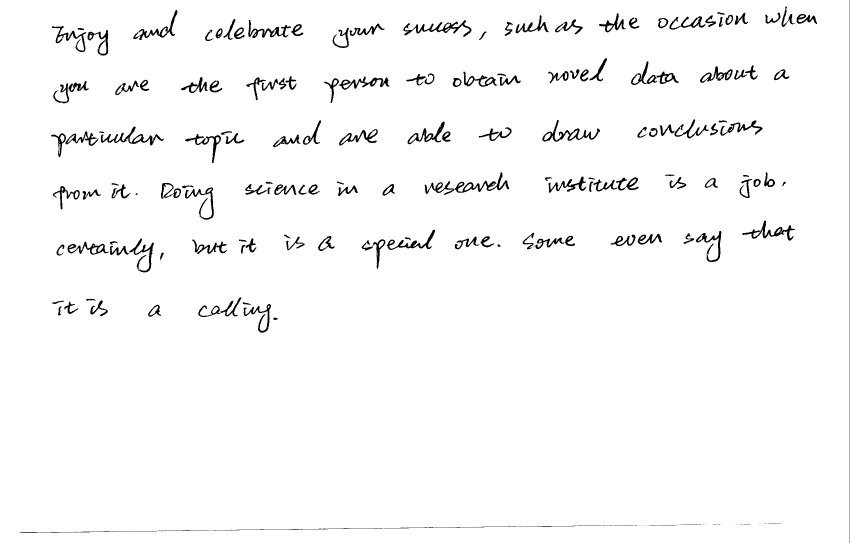
#> input picture Code and Experiments/experimentation/ICFHR Sample/066-2.tiff, 2550 x 1629 px (shown at 1/3 size)
$ python -i preprocessing.py   (imports and definitions only)
#> lines starting #> are read from the running program, lines starting #| are printed output that depends on the picture; after the words box and inside, x2 and y2 are one past the last pixel; in counts of white or black regions, pixels touching at a corner belong together
#> further down, picture is the input picture: shape (1629, 2550, 3); 97.4% white; 247 black regions (81 under 20 px), largest, box (x1, y1, x2, y2) and area: (1210, 61, 1415, 110) 2459, (1627, 360, 1800, 425) 2249, (302, 379, 492, 436) 2215
"""
preprocessing.py

holds all preprocessing code for the different datasets
"""

import cv2 as cv
import numpy as np

def preprocess(image: np.ndarray):
    #2d array assumed to be grayscale image
    image_gs = image if len(image.shape) < 3 else cv.cvtColor(image, cv.COLOR_BGR2GRAY)

    #invert to make stroke pixels white (foreground). assumed to be an integer array.
    image_gs = np.iinfo(image_gs.dtype).max - image_gs
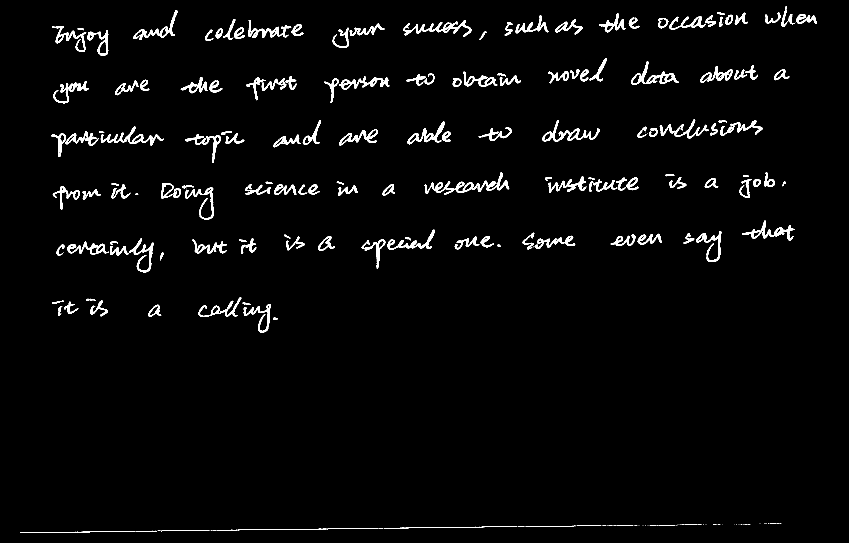
#> image_gs: shape (1629, 2550) (shown at 1/3 size); 2.6% white; 247 white regions (81 under 20 px), largest, box (x1, y1, x2, y2) and area: (1210, 61, 1415, 110) 2459, (1627, 360, 1800, 425) 2249, (302, 379, 492, 436) 2215

    k_size = [3, 3]
    #NOTE: may replace with a morphological operation
    #blurring only aplied to mask generation, not for feature extraction
    image_blurred = cv.GaussianBlur(image_gs, k_size, 0)
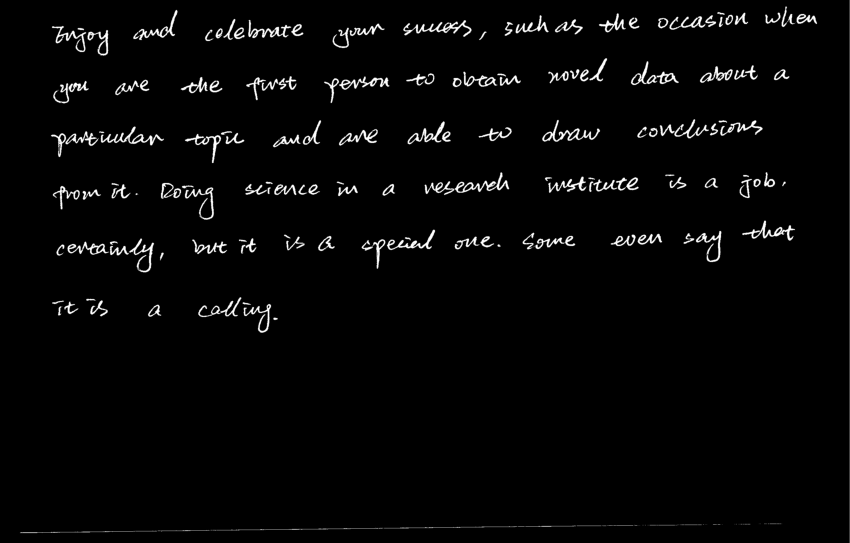
#> image_blurred: shape (1629, 2550) (shown at 1/3 size); min 0, max 255, mean 6.6

    image_bin = cv.threshold(image_blurred, 0, 1, cv.THRESH_OTSU)[1]
#> image_bin: shape (1629, 2550); values 0 (black) and 1 (white), 2.6% white; 194 white regions (29 under 20 px), largest, box (x1, y1, x2, y2) and area: (1210, 61, 1415, 110) 2504, (1627, 360, 1800, 425) 2283, (302, 379, 492, 436) 2258

    return image_gs, image_bin

>>> import cv2
>>> picture = cv2.imread('../../../experimentation/ICFHR Sample/066-2.tiff')
>>> result = preprocess(picture)

$ run again, on Code and Experiments/experimentation/ICFHR Sample/test-001.tiff
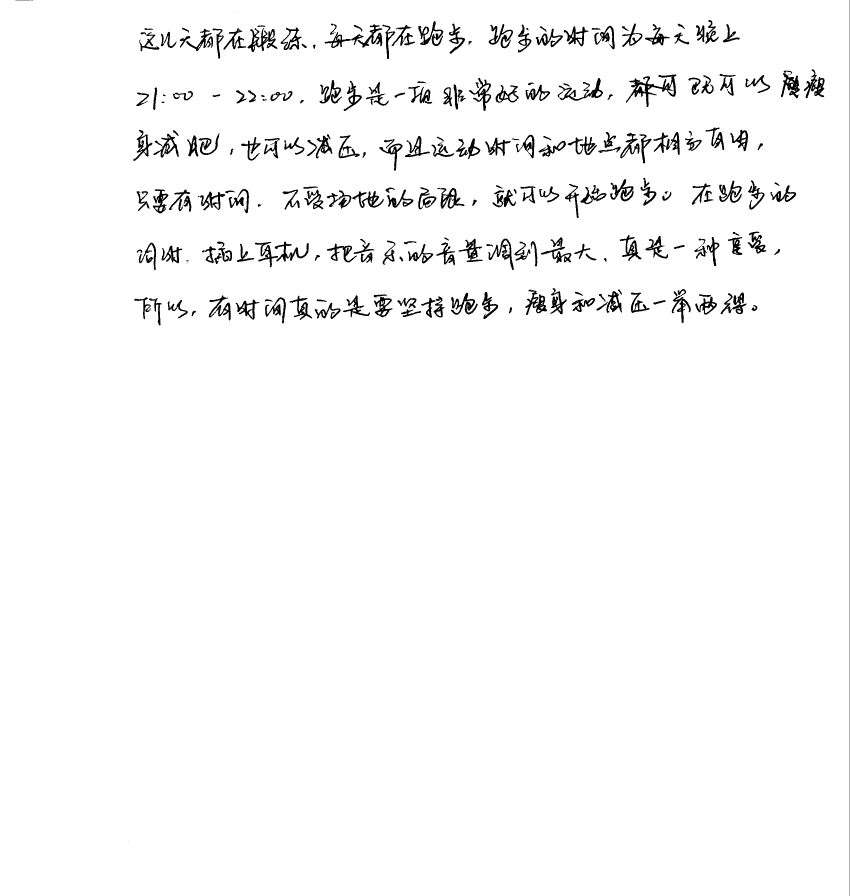
#> input picture Code and Experiments/experimentation/ICFHR Sample/test-001.tiff, 2550 x 2688 px (shown at 1/3 size)
#> picture is the input picture: shape (2688, 2550, 3); 97.4% white; 299 black regions (50 under 20 px), largest, box (x1, y1, x2, y2) and area: (1878, 223, 2029, 321) 3700, (2549, 0, 2550, 2688) 2688, (743, 84, 833, 156) 2304
#> in preprocess, `image_gs = np.iinfo(image_gs.dtype).max - image_gs`:
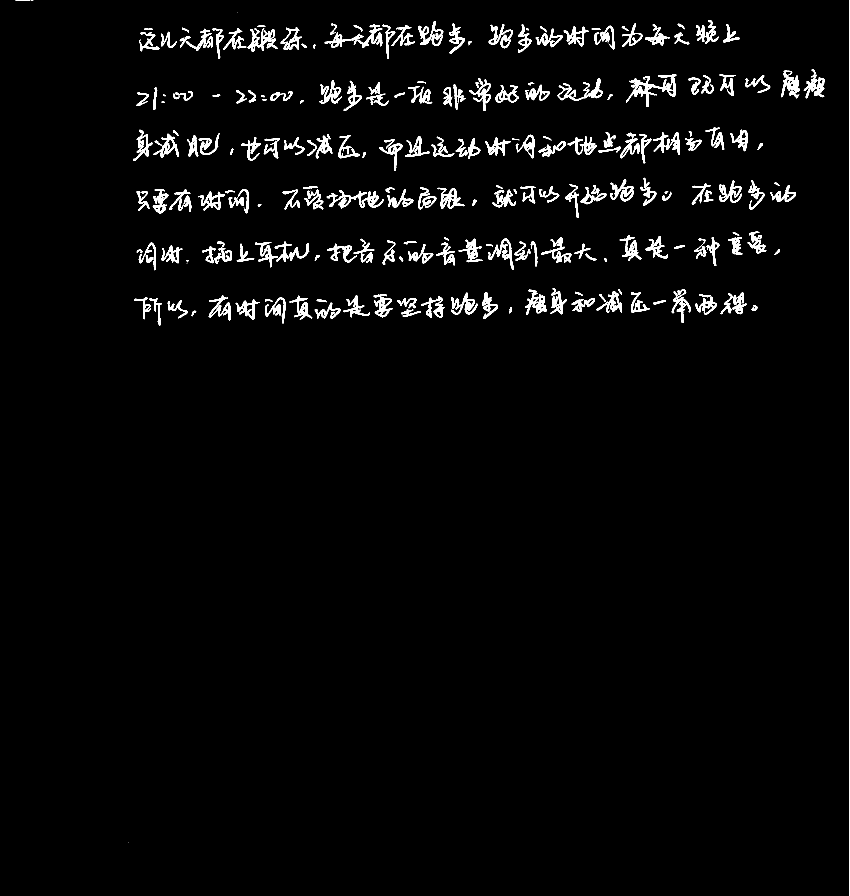
#> image_gs: shape (2688, 2550) (shown at 1/3 size); 2.6% white; 299 white regions (50 under 20 px), largest, box (x1, y1, x2, y2) and area: (1878, 223, 2029, 321) 3700, (2549, 0, 2550, 2688) 2688, (743, 84, 833, 156) 2304
#> in preprocess, `image_blurred = cv.GaussianBlur(image_gs, k_size, 0)`:
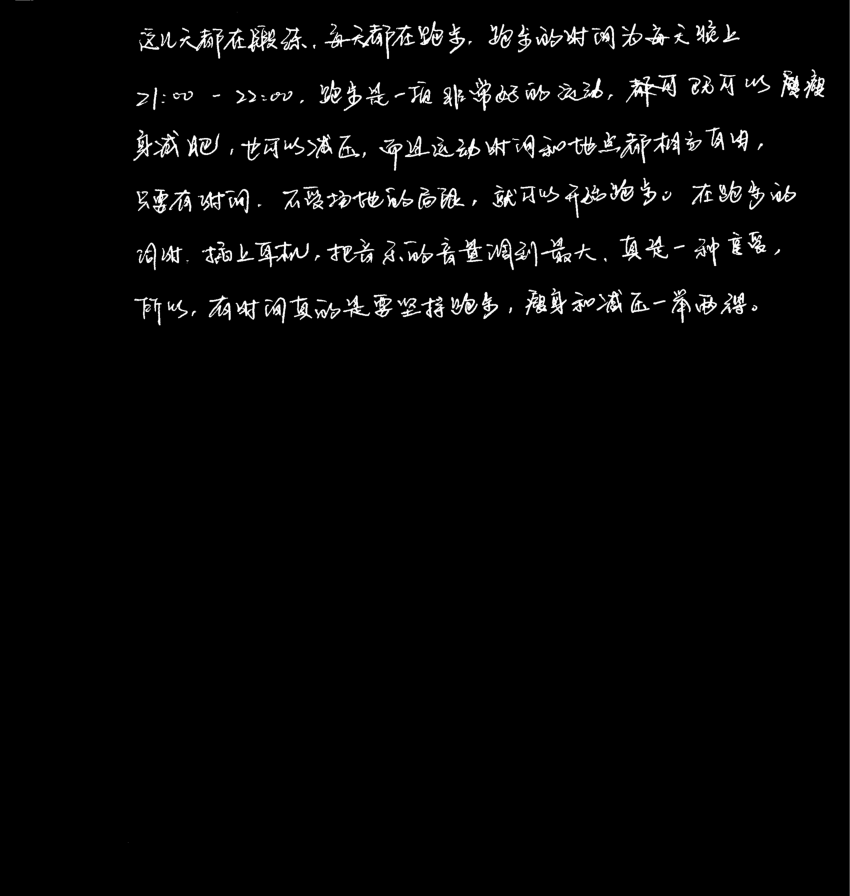
#> image_blurred: shape (2688, 2550) (shown at 1/3 size); min 0, max 255, mean 6.6
#> image_bin: shape (2688, 2550); values 0 (black) and 1 (white), 2.6% white; 262 white regions (12 under 20 px), largest, box (x1, y1, x2, y2) and area: (1878, 223, 2029, 321) 3737, (2549, 0, 2550, 2688) 2688, (743, 84, 833, 156) 2338

$ run again, on Code and Experiments/experimentation/ICFHR Sample/test-067.tiff
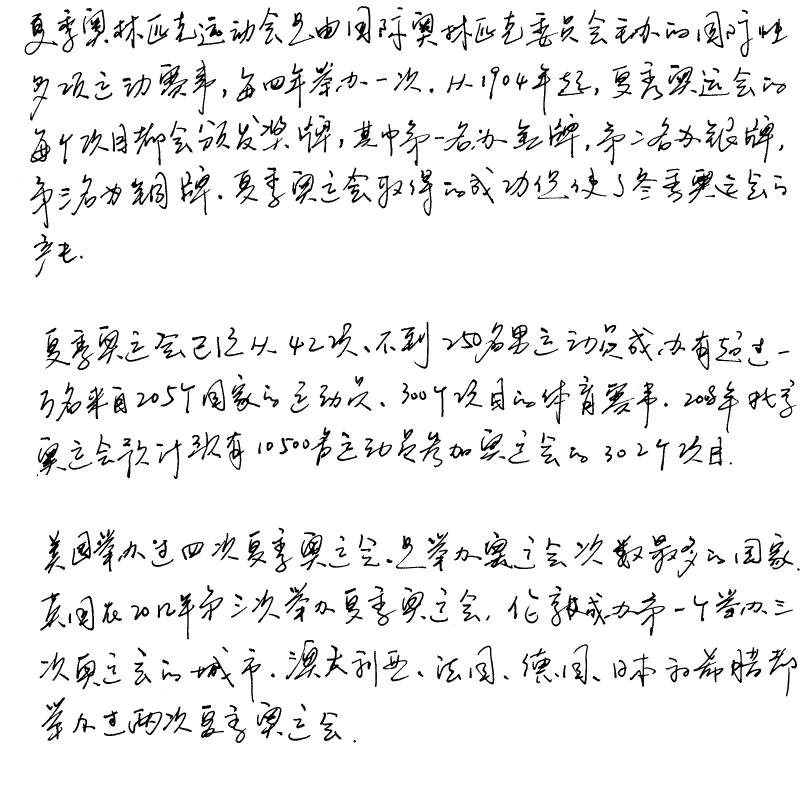
#> input picture Code and Experiments/experimentation/ICFHR Sample/test-067.tiff, 2419 x 2387 px (shown at 1/3 size)
#> picture is the input picture: shape (2387, 2419, 3); 93.6% white; 578 black regions (13 under 20 px), largest, box (x1, y1, x2, y2) and area: (1647, 1780, 1786, 1879) 2807, (2235, 354, 2322, 489) 2673, (1834, 1777, 1995, 1908) 2673
#> in preprocess, `image_gs = np.iinfo(image_gs.dtype).max - image_gs`:
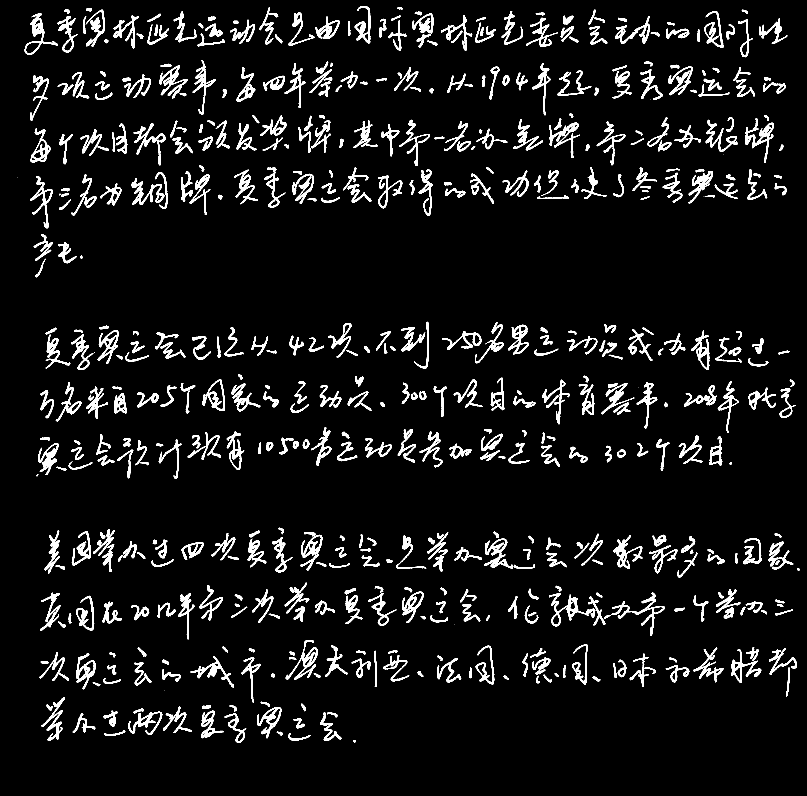
#> image_gs: shape (2387, 2419) (shown at 1/3 size); 6.4% white; 578 white regions (13 under 20 px), largest, box (x1, y1, x2, y2) and area: (1647, 1780, 1786, 1879) 2807, (2235, 354, 2322, 489) 2673, (1834, 1777, 1995, 1908) 2673
#> in preprocess, `image_blurred = cv.GaussianBlur(image_gs, k_size, 0)`:
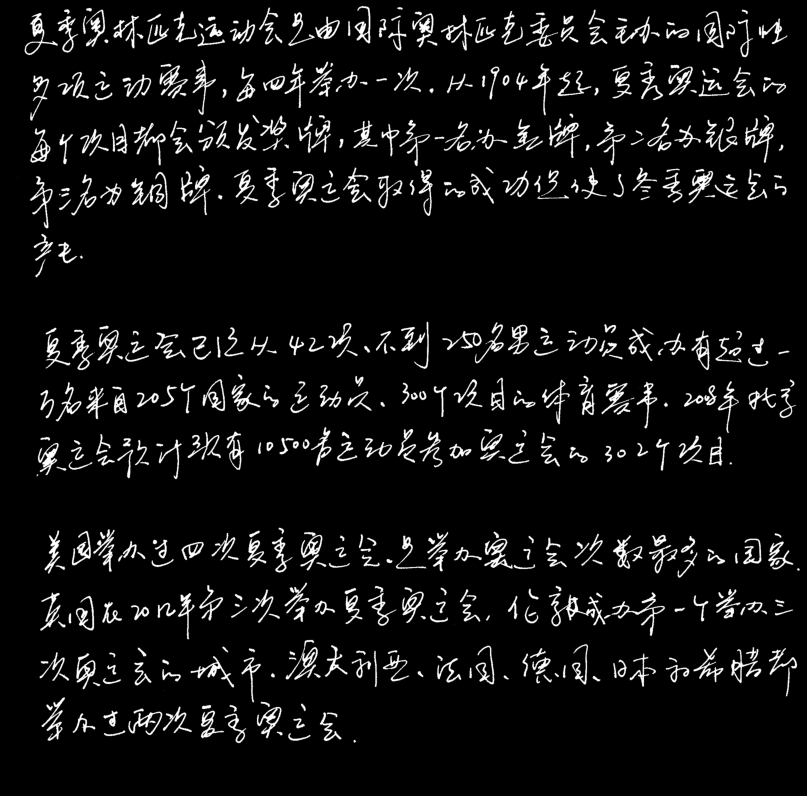
#> image_blurred: shape (2387, 2419) (shown at 1/3 size); min 0, max 255, mean 16.4
#> image_bin: shape (2387, 2419); values 0 (black) and 1 (white), 6.5% white; 567 white regions (3 under 20 px), largest, box (x1, y1, x2, y2) and area: (1647, 1780, 1786, 1879) 2829, (2235, 354, 2322, 488) 2694, (1834, 1777, 1995, 1908) 2685
